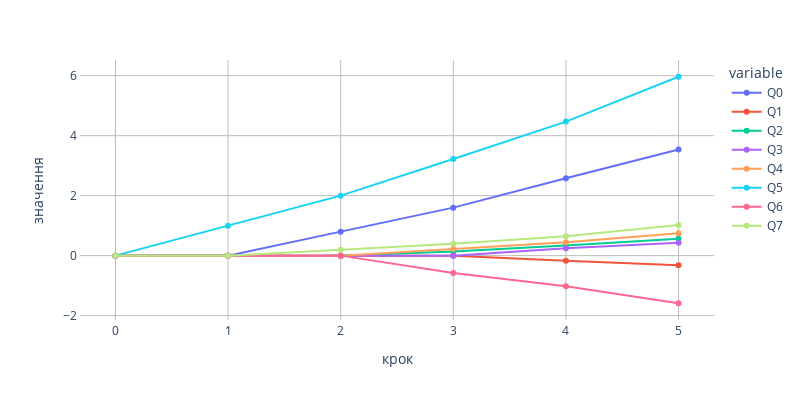

The cell this chart's notebook holds for it:
### Code cell
impulse_plot_fig = px.line(
    res_df, markers=True
)

impulse_plot_fig.update_layout(
    xaxis=dict(
        showgrid=True, 
        zeroline=False, 
        gridcolor='#bdbdbd', 
        showline=True, 
        showticklabels=True
    ),
    yaxis=dict(
        showgrid=True, 
        zeroline=False, 
        gridcolor='#bdbdbd', 
        showline=True, 
        showticklabels=True
    ),
    xaxis_title='крок',
    yaxis_title='значення',
    paper_bgcolor='rgba(0,0,0,0)',
    plot_bgcolor='rgba(0,0,0,0)',
    width=800, height=400,
)
# fig = go.Figure(data=[impulse_plot])
impulse_plot_fig.show()

### Figure 1 — Plotly figure (JSON) as saved in the notebook; plotly's stock layout.template omitted (floating-point values rounded to 4 significant figures)
{"data": [{"hovertemplate": "variable=Q0<br>index=%{x}<br>value=%{y}<extra></extra>", "legendgroup": "Q0", "line": {"color": "#636efa", "dash": "solid"}, "marker": {"symbol": "circle"}, "mode": "lines+markers", "name": "Q0", "orientation": "v", "showlegend": true, "type": "scatter", "x": [0, 1, 2, 3, 4, 5], "xaxis": "x", "y": [0, 0, 0.8, 1.6, 2.579, 3.541], "yaxis": "y"}, {"hovertemplate": "variable=Q1<br>index=%{x}<br>value=%{y}<extra></extra>", "legendgroup": "Q1", "line": {"color": "#EF553B", "dash": "solid"}, "marker": {"symbol": "circle"}, "mode": "lines+markers", "name": "Q1", "orientation": "v", "showlegend": true, "type": "scatter", "x": [0, 1, 2, 3, 4, 5], "xaxis": "x", "y": [0, 0, 0, 0, -0.1749, -0.3184], "yaxis": "y"}, {"hovertemplate": "variable=Q2<br>index=%{x}<br>value=%{y}<extra></extra>", "legendgroup": "Q2", "line": {"color": "#00cc96", "dash": "solid"}, "marker": {"symbol": "circle"}, "mode": "lines+markers", "name": "Q2", "orientation": "v", "showlegend": true, "type": "scatter", "x": [0, 1, 2, 3, 4, 5], "xaxis": "x", "y": [0, 0, 0, 0.136, 0.3347, 0.5639], "yaxis": "y"}, {"hovertemplate": "variable=Q3<br>index=%{x}<br>value=%{y}<extra></extra>", "legendgroup": "Q3", "line": {"color": "#ab63fa", "dash": "solid"}, "marker": {"symbol": "circle"}, "mode": "lines+markers", "name": "Q3", "orientation": "v", "showlegend": true, "type": "scatter", "x": [0, 1, 2, 3, 4, 5], "xaxis": "x", "y": [0, 0, 0, 0, 0.2419, 0.4274], "yaxis": "y"}, {"hovertemplate": "variable=Q4<br>index=%{x}<br>value=%{y}<extra></extra>", "legendgroup": "Q4", "line": {"color": "#FFA15A", "dash": "solid"}, "marker": {"symbol": "circle"}, "mode": "lines+markers", "name": "Q4", "orientation": "v", "showlegend": true, "type": "scatter", "x": [0, 1, 2, 3, 4, 5], "xaxis": "x", "y": [0, 0, 0, 0.224, 0.448, 0.7465], "yaxis": "y"}, {"hovertemplate": "variable=Q5<br>index=%{x}<br>value=%{y}<extra></extra>", "legendgroup": "Q5", "line": {"color": "#19d3f3", "dash": "solid"}, "marker": {"symbol": "circle"}, "mode": "lines+markers", "name": "Q5", "orientation": "v", "showlegend": true, "type": "scatter", "x": [0, 1, 2, 3, 4, 5], "xaxis": "x", "y": [0, 1, 2, 3.224, 4.47, 5.965], "yaxis": "y"}, {"hovertemplate": "variable=Q6<br>index=%{x}<br>value=%{y}<extra></extra>", "legendgroup": "Q6", "line": {"color": "#FF6692", "dash": "solid"}, "marker": {"symbol": "circle"}, "mode": "lines+markers", "name": "Q6", "orientation": "v", "showlegend": true, "type": "scatter", "x": [0, 1, 2, 3, 4, 5], "xaxis": "x", "y": [0, 0, 0, -0.576, -1.018, -1.588], "yaxis": "y"}, {"hovertemplate": "variable=Q7<br>index=%{x}<br>value=%{y}<extra></extra>", "legendgroup": "Q7", "line": {"color": "#B6E880", "dash": "solid"}, "marker": {"symbol": "circle"}, "mode": "lines+markers", "name": "Q7", "orientation": "v", "showlegend": true, "type": "scatter", "x": [0, 1, 2, 3, 4, 5], "xaxis": "x", "y": [0, 0, 0.2, 0.4, 0.6448, 1.02], "yaxis": "y"}], "layout": {"height": 400, "legend": {"title": {"text": "variable"}, "tracegroupgap": 0}, "margin": {"t": 60}, "paper_bgcolor": "rgba(0,0,0,0)", "plot_bgcolor": "rgba(0,0,0,0)", "width": 800, "xaxis": {"anchor": "y", "domain": [0, 1], "gridcolor": "#bdbdbd", "showgrid": true, "showline": true, "showticklabels": true, "title": {"text": "крок"}, "zeroline": false}, "yaxis": {"anchor": "x", "domain": [0, 1], "gridcolor": "#bdbdbd", "showgrid": true, "showline": true, "showticklabels": true, "title": {"text": "значення"}, "zeroline": false}}}
